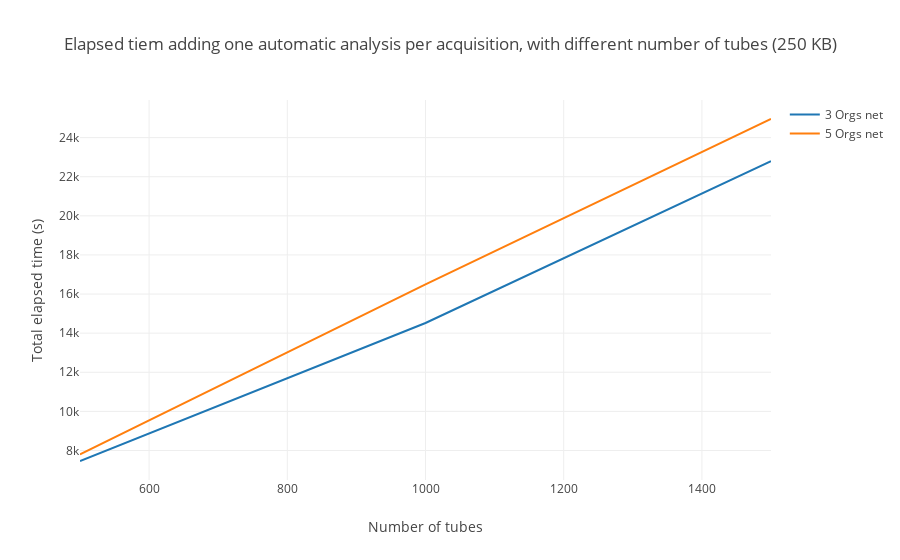

Notebook code for this chart:
### Markdown cell above
### Elapsed time adding one automatic analysis per acquisition (250 KB file size)

### Code cell
# 3 Orgs net data
threeOrgs = [7463.6009, 14518.7505, 22794.0377]
# 5 Orgs net data
fiveOrgs = [7797.8850, 16492.8621, 24951.5748]

#totalAutoAnalysis("250 KB", threeOrgs)
totalAutoAnalysis("250 KB", threeOrgs, fiveOrgs)

### Figure 1 — Plotly figure (JSON) as saved in the notebook; plotly's stock layout.template omitted (floating-point values rounded to 4 significant figures)
{"data": [{"mode": "lines", "name": "3 Orgs net", "type": "scatter", "uid": "1a079d45-7377-428c-ab4b-e5072dbab232", "x": [500, 1000, 1500], "y": [7464.0, 14520.0, 22790.0]}, {"mode": "lines", "name": "5 Orgs net", "type": "scatter", "uid": "b63c6c73-de16-4865-b331-a08415992bed", "x": [500, 1000, 1500], "y": [7798.0, 16490.0, 24950.0]}], "layout": {"barmode": "group", "title": {"text": "Elapsed tiem adding one automatic analysis per acquisition, with different number of tubes (250 KB)"}, "xaxis": {"range": [500, 1500], "title": {"text": "Number of tubes"}}, "yaxis": {"title": {"text": "Total elapsed time (s)"}}}}
